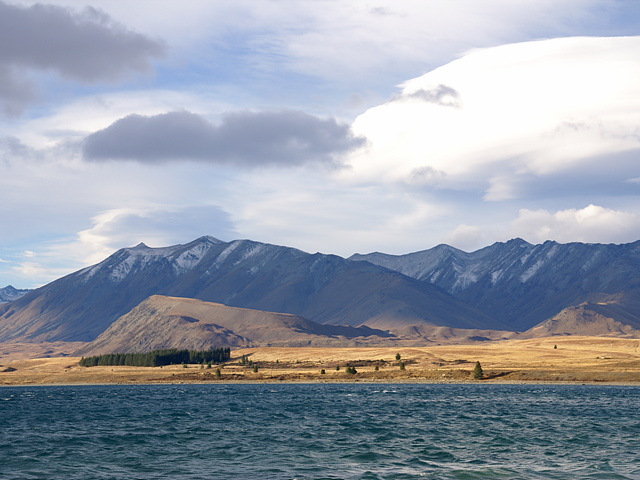
#> input picture chapter5/tekapo.bmp, 640 x 480 px
$ python remap.py
#> lines starting #> are read from the running program, lines starting #| are printed output that depends on the picture
import sys
import numpy as np
import cv2


src = cv2.imread('tekapo.bmp')
#> src is the input picture: shape (480, 640, 3); mean B, G, R 169.8, 157.4, 149.7

if src is None:
    print('Image load failed!')
    sys.exit()

h, w = src.shape[:2]
#> h = 480; w = 640

map2, map1 = np.indices((h, w), dtype=np.float32)
map2 = map2 + 10 * np.sin(map1 / 32)
map3 = map2 + 20 * np.sin(map1 / 32)

dst = cv2.remap(src, map1, map2, cv2.INTER_CUBIC, borderMode=cv2.BORDER_DEFAULT)
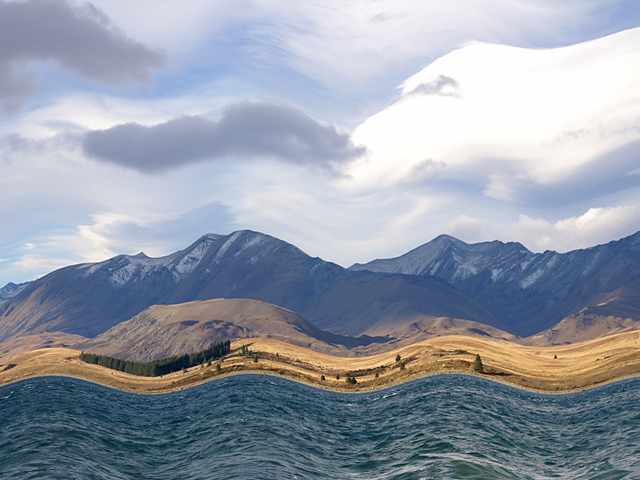
#> dst: shape (480, 640, 3); mean B, G, R 169.8, 157.3, 149.6
dst2 = cv2.remap(src, map1, map3, cv2.INTER_CUBIC, borderMode=cv2.BORDER_DEFAULT)
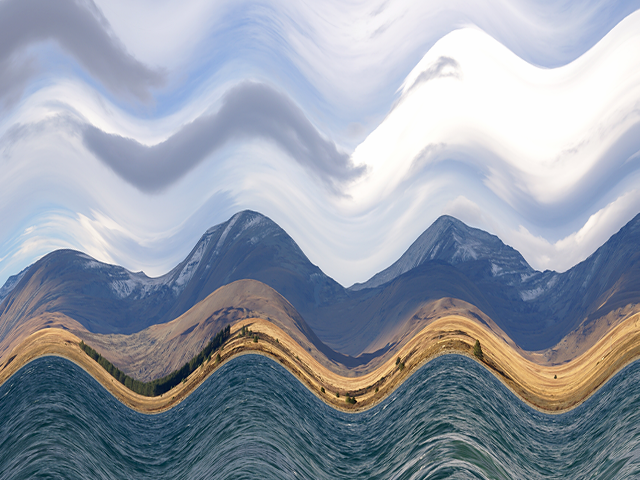
#> dst2: shape (480, 640, 3); mean B, G, R 169.8, 157.3, 149.6

cv2.imshow('src', src)
cv2.imshow('dst', dst)
cv2.imshow('dst2', dst2)
cv2.waitKey()

cv2.destroyAllWindows()

$ run again, with chapter5/cat.bmp copied over chapter5/tekapo.bmp
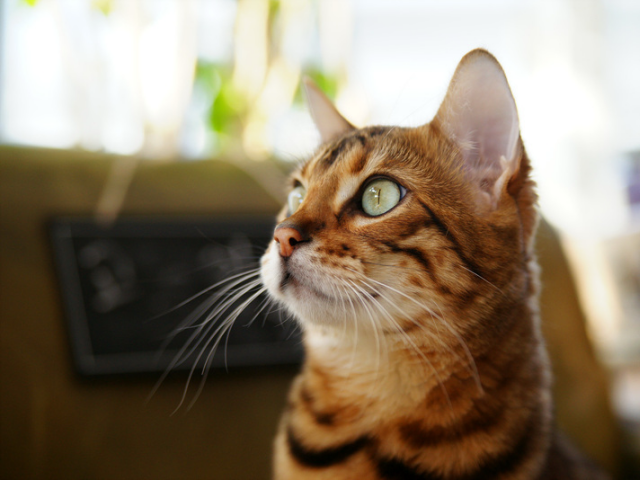
#> input picture chapter5/cat.bmp, 640 x 480 px
#> src is the input picture: shape (480, 640, 3); mean B, G, R 104.5, 125.6, 140.8
#> `dst = cv2.remap(src, map1, map2, cv2.INTER_CUBIC, borderMode=cv2.BORDE..`:
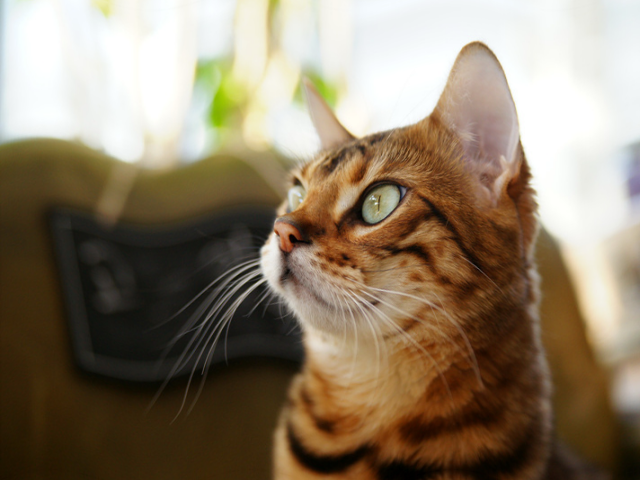
#> dst: shape (480, 640, 3); mean B, G, R 104.5, 125.4, 140.5
#> `dst2 = cv2.remap(src, map1, map3, cv2.INTER_CUBIC, borderMode=cv2.BORD..`:
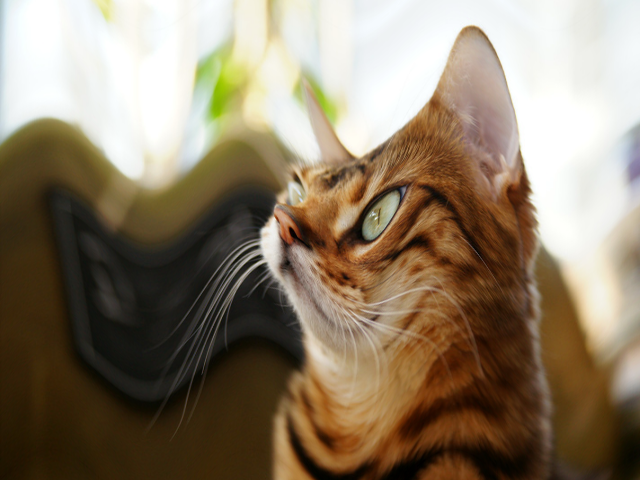
#> dst2: shape (480, 640, 3); mean B, G, R 104.3, 125.3, 140.4

$ run again, with chapter5/rose.bmp copied over chapter5/tekapo.bmp
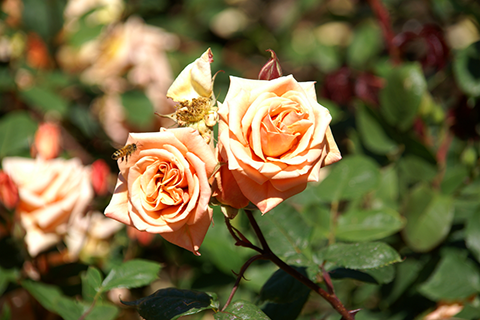
#> input picture chapter5/rose.bmp, 480 x 320 px
#> src is the input picture: shape (320, 480, 3); mean B, G, R 63.1, 103.6, 116.2
#> `dst = cv2.remap(src, map1, map2, cv2.INTER_CUBIC, borderMode=cv2.BORDE..`:
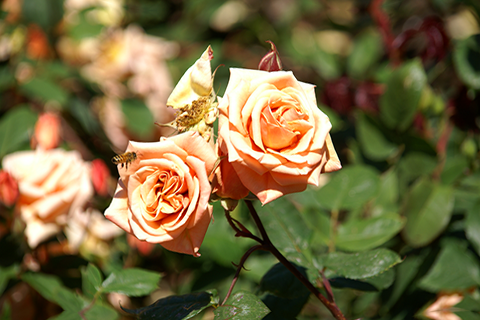
#> dst: shape (320, 480, 3); mean B, G, R 63.1, 103.6, 116.3
#> `dst2 = cv2.remap(src, map1, map3, cv2.INTER_CUBIC, borderMode=cv2.BORD..`:
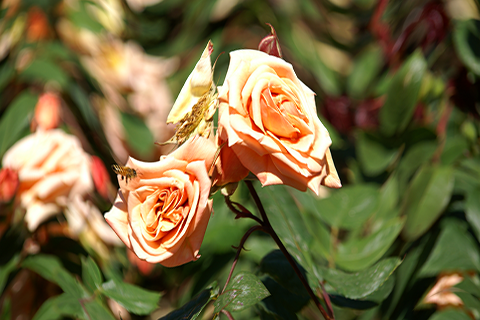
#> dst2: shape (320, 480, 3); mean B, G, R 62.8, 103.7, 116.2
